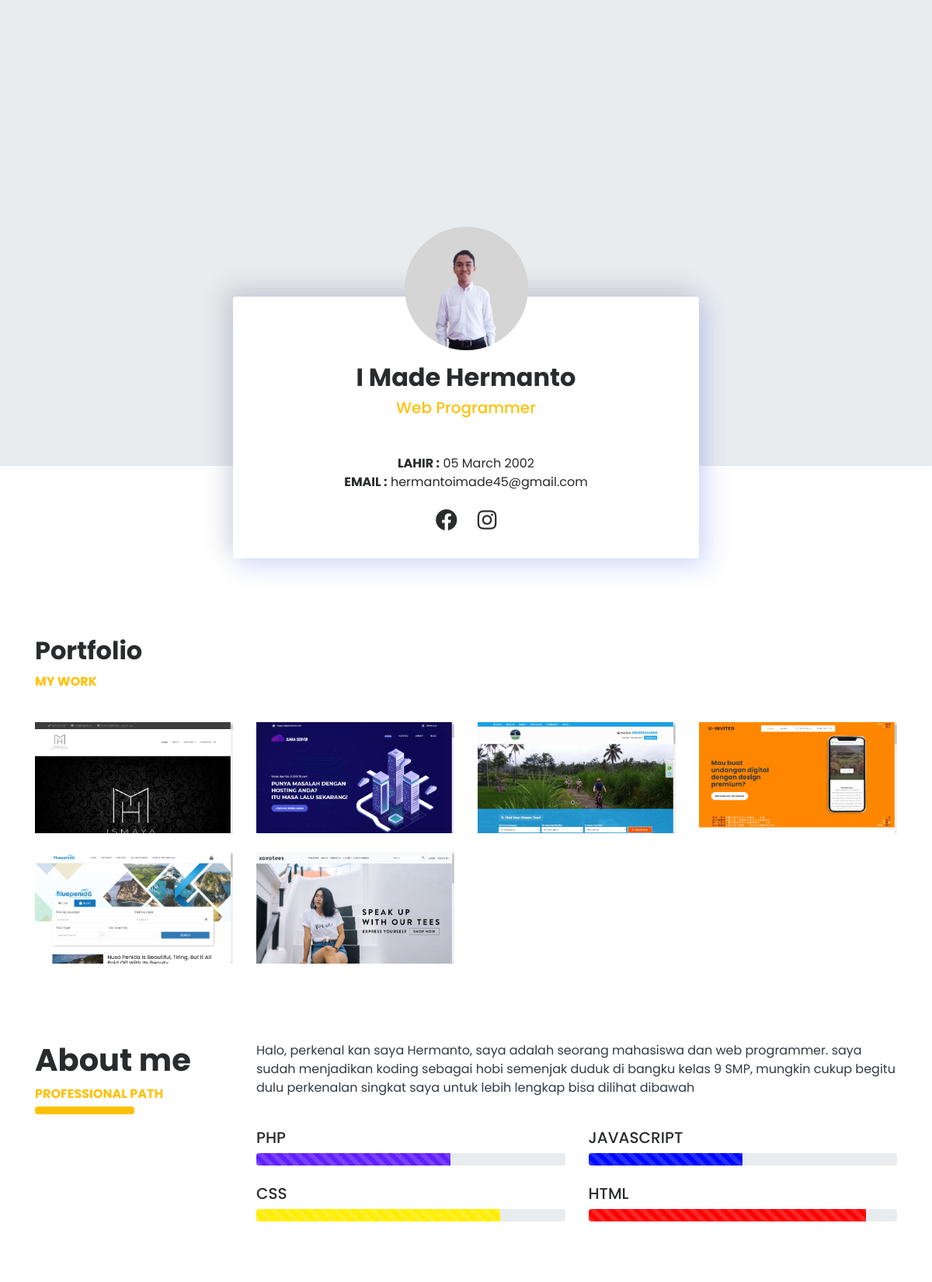
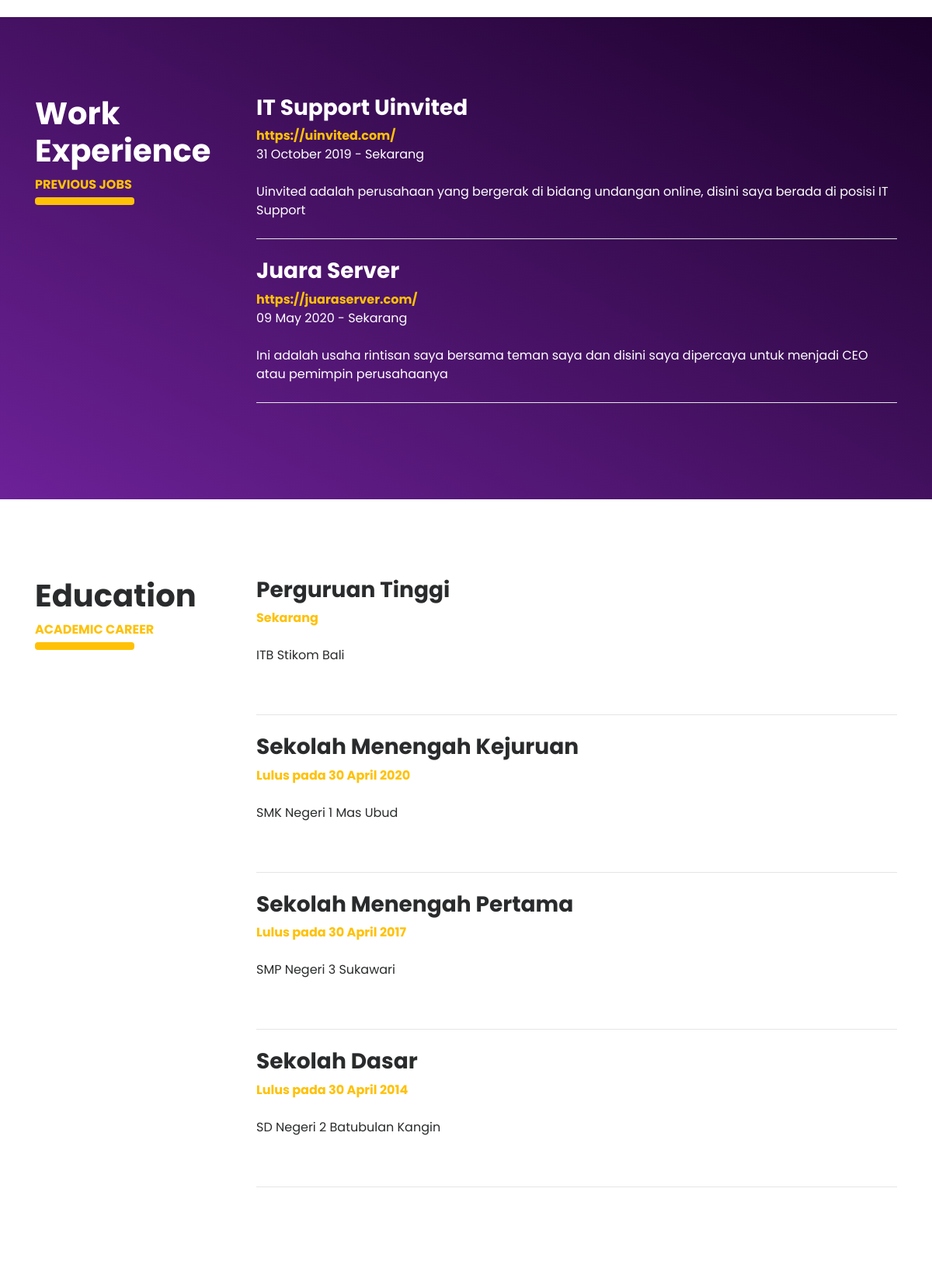
The page / (upper part) on the database its author committed (2 pictures, top to bottom).
### tables this page shows
CREATE TABLE `tb_metaweb` (
  `id` int(10) NOT NULL,
  `title` varchar(100) NOT NULL,
  `icon` varchar(100) NOT NULL,
  `domain` varchar(100) NOT NULL,
  `description` text NOT NULL,
  `profile` varchar(100) NOT NULL,
  `name` varchar(100) NOT NULL,
  `tagline` varchar(100) NOT NULL,
  `birthday` timestamp NOT NULL DEFAULT CURRENT_TIMESTAMP ON UPDATE CURRENT_TIMESTAMP,
  `email` varchar(100) NOT NULL,
  `whatsapp` varchar(100) NOT NULL,
  `phone` varchar(100) NOT NULL,
  `address` varchar(100) NOT NULL,
  `facebook` varchar(100) NOT NULL,
  `instagram` varchar(100) NOT NULL,
  `cover` varchar(100) NOT NULL
);

CREATE TABLE `tb_portofolio` (
  `id` int(10) NOT NULL,
  `title` varchar(100) NOT NULL,
  `description` varchar(100) NOT NULL,
  `image` varchar(100) NOT NULL,
  `link` varchar(100) NOT NULL
);

CREATE TABLE `tb_about` (
  `id` int(10) NOT NULL,
  `content` text NOT NULL
);

CREATE TABLE `tb_skill` (
  `id` int(10) NOT NULL,
  `title` varchar(100) NOT NULL,
  `persen` varchar(100) NOT NULL,
  `color` varchar(100) NOT NULL
);

CREATE TABLE `tb_experience` (
  `id` int(10) NOT NULL,
  `title` varchar(100) NOT NULL,
  `link` varchar(100) NOT NULL,
  `startdate` timestamp NOT NULL DEFAULT CURRENT_TIMESTAMP ON UPDATE CURRENT_TIMESTAMP,
  `enddate` timestamp NULL DEFAULT NULL,
  `description` text NOT NULL
);

CREATE TABLE `tb_education` (
  `id` int(10) NOT NULL,
  `title` varchar(100) NOT NULL,
  `education` varchar(100) NOT NULL,
  `enddate` timestamp NULL DEFAULT NULL
);

### index.php (the view, shortened to what this page needs)
<?php
include 'include/header.php';
include 'config.php';
$about = mysqli_fetch_array(mysqli_query($mysqli, "SELECT * FROM tb_about WHERE id='1'"));
$general = mysqli_fetch_array(mysqli_query($mysqli, "SELECT * FROM tb_metaweb WHERE id='1'"));
$skill = mysqli_query($mysqli, "SELECT * FROM tb_skill ORDER BY id DESC");
$porto = mysqli_query($mysqli, "SELECT * FROM tb_portofolio ORDER BY id DESC");
$work = mysqli_query($mysqli, "SELECT * FROM tb_experience ORDER BY id DESC");
$edu = mysqli_query($mysqli, "SELECT * FROM tb_education ORDER BY id DESC");
?>
<body>
	<center>
		<div class="card col-12 col-md-6 bg-white profile-card border-0">
			<div class="card-body">
				<div class="text-center">
					<img src="assets/img/<?=$general['profile']?>"  class="img-profile rounded-circle " width="30%" alt="...">
				</div>
				<h2 class="mt-3 font-weight-bold"><?=$general['name']?></h2>
				<p class="text-warning h5"><?=$general['tagline']?></p>
				<p class="mt-5">
					<span>
						<b>LAHIR :</b> <?=date('d F Y',strtotime($general['birthday']));?>
					</span>
					<br>
					<span>
						<b>EMAIL :</b> <?=$general['email']?>
					</span>
				</p>
				<div class="d-flex justify-content-center">
					<a class="btn" target="_blank" href="<?=$general['facebook']?>">
						<i class="fab fa-facebook h3"></i>
					</a>
					<a class="btn" target="_blank" href="<?=$general['instagram']?>">
						<i class="fab fa-instagram h3"></i>
					</a>
				</div>
			</div>
		</div>
	</center>
	<section class="project">
		<div class="container">
			<h2 class="font-weight-bold">Portfolio</h2>
			<p class="font-weight-bold text-warning">MY WORK</p>
			<div class="row">
				<?php
				while($data = mysqli_fetch_array($porto)) { ?>
					<div class="col-6 col-md-3 mt-4">
						<a href=""  data-toggle="modal" data-target="#exampleModal<?=$data['id']?>">
							<img src="assets/img/portofolio/<?=$data['image']?>" width="100%" class="" alt="...">
						</a>
				</div>
			<?php }?>
		</div>
	</div>
</section>
<section class="about" id="about">
	<div class="container">
		<div class="row">
			<div class="col-12 col-md-3">
				<h1 class="font-weight-bold">About me</h1>
				<span class="font-weight-bold text-warning">PROFESSIONAL PATH</span>
				<div class="garis bg-warning rounded mt-1"></div>
			</div>
			<div class="col-12 col-md-9 mt-4 mt-md-0" >
				<p class="text-dark">
					<?=$about['content']?>
				</p>
				<div class="row">
					<?php
					while($data = mysqli_fetch_array($skill)) { ?>
						<div class="col-6 mt-4">
							<h5><?=$data['title']?></h5>
							<div class="progress">
								<div class="progress-bar progress-bar-striped progress-bar-animated" role="progressbar" aria-valuenow="<?=$data['persen']?>" aria-valuemin="0" aria-valuemax="100" style="width: <?=$data['persen']?>%; background-color: <?=$data['color']?>;"></div>
							</div>
						</div>
					<?php }?>
				</div>
			</div>
		</div>
	</div>
</section>
<section class="work">
	<div class="container">
		<div class="row">
			<div class="col-12 col-md-3">
				<h1 class="font-weight-bold text-white">Work Experience</h1>
				<span class="font-weight-bold text-warning">PREVIOUS JOBS</span>
				<div class="garis bg-warning rounded mt-1"></div>
			</div>
			<div class="col-12 col-md-9 mt-4 mt-md-0">
				<?php
				while($data = mysqli_fetch_array($work)) { ?>
					<div class="list">
						<h3 class="text-white font-weight-bold"><?=$data['title']?></h3>
						<a href="<?=$data['link']?>" class="text-warning font-weight-bold"><?=$data['link']?></a>
						<br>
						<span class="text-white">
							<?=date('d F Y',strtotime($data['startdate']))?> - <?php
							if ($data['enddate']=='0000-00-00 00:00:00') {
								echo "Sekarang";
							}
							else{
								echo date('d F Y',strtotime($data['enddate']));
							}
							?>
						</span>
						<p class="text-white mt-4">
							<?=$data['description']?>
						</p>
					</div>
					<hr class="bg-white my-4">
				<?php }?>
			</div>
		</div>
	</div>
</section>
<section class="education">
	<div class="container">
		<div class="row">
			<div class="col-12 col-md-3">
				<h1 class="font-weight-bold">Education</h1>
				<span class="font-weight-bold text-warning">ACADEMIC CAREER</span>
				<div class="garis bg-warning rounded mt-1"></div>
			</div>
			<div class="col-12 col-md-9 mt-4 mt-md-0">
				<?php
				while($data = mysqli_fetch_array($edu)) { ?>
				<div class="list">
					<h3 class=" font-weight-bold"><?=$data['title']?></h3>
					<span class="text-warning font-weight-bold">
						<?php
						if ($data['enddate']=='0000-00-00 00:00:00') {
								echo "Sekarang";
							}
							else{
								echo 'Lulus pada '.date('d F Y',strtotime($data['enddate']));
							}
							?>
					</span>
					<p class="mt-4">
              <?=$data['education']?>
            </p>
					<br>
				</div>
				<hr class="bg-white my-4">
				<?php }?>
			</div>
		</div>
	</div>
</section>
<?php
include 'include/footer.php';
?>

### include/header.php (shortened to what this page needs)
<!DOCTYPE html>
<html lang="en">
<head>
	<link rel="stylesheet" href="assets/css/bootstrap.min.css">
	<link rel="stylesheet" href="assets/css/style.css">
	<link rel="stylesheet" href="https://cdnjs.cloudflare.com/ajax/libs/font-awesome/5.15.1/css/all.min.css">
</head>
<body>

### include/footer.php (shortened to what this page needs)
</body>
</html>

### assets/css/style.css (style rules this page uses)
* { font-family: 'Poppins', sans-serif; color: #292b2c; }
.profile-card { margin-top: -250px; z-index: 2; box-shadow: -10px -10px 30px 4px rgba(0,0,0,0.1), 10px 10px 30px 4px rgba(45,78,255,0.15); }
.profile-card img { margin-top: -110px; }
.about { margin-top: 100px; }
.project { margin-top: 100px; }
.work { background: rgb(27,1,42); background: linear-gradient(209deg, rgba(27,1,42,1) 0%, rgba(109,33,152,1) 100%); margin-top: 100px; padding: 100px 0px 100px 0px; }
.education { padding: 100px 0px 100px 0px; }
.garis { width: 50%; height: 10px; }

### rows shown on the page
tb_metaweb: profile (picture), name "I Made Hermanto", tagline "Web Programmer", birthday "05 March 2002", email "hermantoimade45@gmail.com"
tb_portofolio: image (picture)
tb_portofolio: image (picture)
tb_portofolio: image (picture)
tb_portofolio: image (picture)
tb_portofolio: image (picture)
tb_portofolio: image (picture)
tb_about: content "Halo, perkenal kan saya Hermanto, saya adalah seorang mahasiswa dan web programmer. saya sudah menjadikan koding sebagai hobi semenjak duduk di bangku kelas 9 SMP, mungkin cukup begitu dulu perkenalan singkat saya untuk lebih lengkap bisa dilihat dibawah"
tb_skill: title "PHP"
tb_skill: title "JAVASCRIPT"
tb_skill: title "CSS"
tb_skill: title "HTML"
tb_experience: title "IT Support Uinvited", link "https://uinvited.com/", startdate "31 October 2019", shows "Sekarang", description "Uinvited adalah perusahaan yang bergerak di bidang undangan online, disini saya berada di posisi IT Support"
tb_experience: title "Juara Server", link "https://juaraserver.com/", startdate "09 May 2020", shows "Sekarang", description "Ini adalah usaha rintisan saya bersama teman saya dan disini saya dipercaya untuk menjadi CEO atau pemimpin perusahaanya"
tb_education: title "Perguruan Tinggi", shows "Sekarang", education "ITB Stikom Bali"
tb_education: title "Sekolah Menengah Kejuruan", enddate "30 April 2020", education "SMK Negeri 1 Mas Ubud"
tb_education: title "Sekolah Menengah Pertama", enddate "30 April 2017", education "SMP Negeri 3 Sukawari"
tb_education: title "Sekolah Dasar", enddate "30 April 2014", education "SD Negeri 2 Batubulan Kangin"
